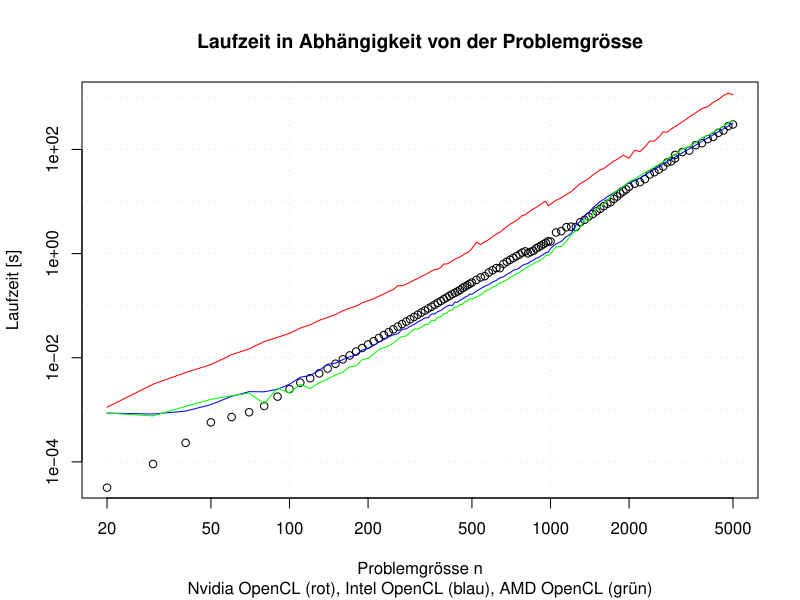

R code for this plot:
# read the data of OpenCL measurements
d <- read.csv("results.csv")

# read the comparison data from the unaccelerated implementation
u <- read.csv("../c/results.csv")

# create a comparison graph for all openCL oimplementations
pdf("results.pdf", 8, 6)

nvidiat = d[d$platform == "nvidia" & d$vectorlength == 16,]$time
nvidian = d[d$platform == "nvidia" & d$vectorlength == 16,]$n

amdt    = d[d$platform == "amd"    & d$vectorlength == 16,]$time
amdn    = d[d$platform == "amd"    & d$vectorlength == 16,]$n

intelt  = d[d$platform == "intel"  & d$vectorlength == 16,]$time
inteln  = d[d$platform == "intel"  & d$vectorlength == 16,]$n

plot(u$n, u$time, log = "xy", 
	main = "Laufzeit in Abhängigkeit von der Problemgrösse",
	xlab = "Problemgrösse n", ylab = "Laufzeit [s]",
	sub = "Nvidia OpenCL (rot), Intel OpenCL (blau), AMD OpenCL (grün)",
	ylim = c(0.00004, 1000))
grid()
lines(nvidian, nvidiat, type = "l", col = "red")
lines(amdn,    amdt,    type = "l", col = "blue")
lines(inteln,  intelt,  type = "l", col = "green")

# create a grpahi showing vector size dependency

vectordependency <- function(platformname) {
	filename = sprintf("vector-%s.pdf", platformname)
	pdf(filename, 8, 6)
	t = d[(d$platform == platformname) & (d$n >= 500)
		& (d$n <= 1000),]$time
	t2 = d[(d$platform == platformname) & (d$vectorlength == 4)
		& (d$n >= 500) & (d$n <= 1000),]$time
	v = d[(d$platform == platformname) & (d$n >= 500)
		& (d$n <= 1000),]$vectorlength
	n = d[(d$platform == platformname) & (d$n >= 500)
		& (d$n <= 1000),]$n
	subtitle = sprintf("Laufzeit auf %s für verschiedene Vektorlängen",
		platformname)
	plot(v, t / t2, log = "x",
		xlab = "Vektorlänge", ylab = "Laufzeit (standardisiert)",
		main = "Standardisierte Laufzeit",
		sub = subtitle)
	grid()
}

vectordependency("amd")
vectordependency("intel")
vectordependency("nvidia")
